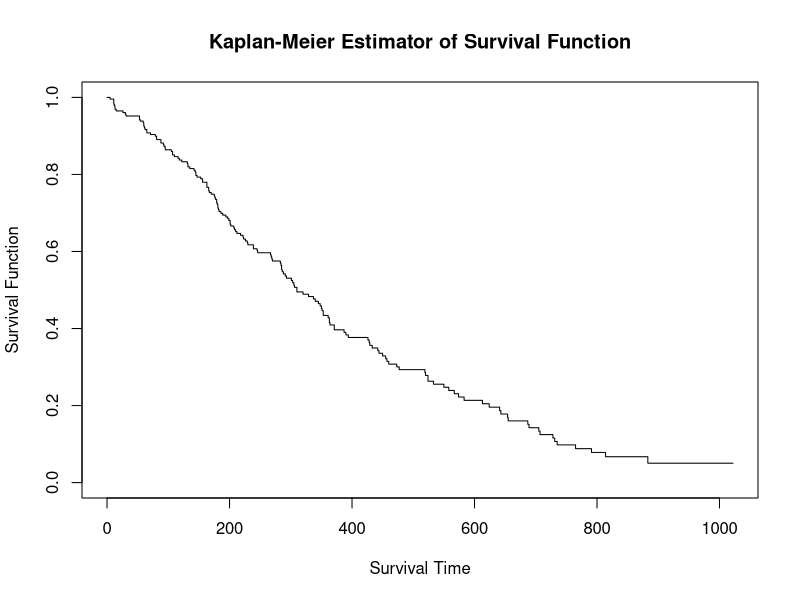
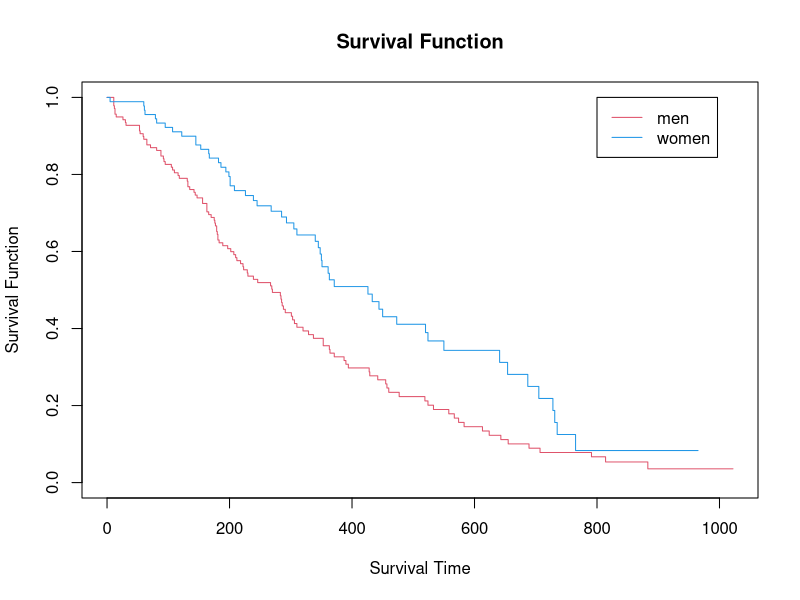

Write R code to recreate these figures, in order.
## ---- chunk 1
options(width = 100)

library(survival)

summary(lung)

mdl = survfit(Surv(time, status) ~ 1, data = lung)

plot(mdl, conf.int = FALSE,
     main="Kaplan-Meier Estimator of Survival Function",
     xlab="Survival Time",
     ylab="Survival Function")

summary(mdl)

mdl = survfit(Surv(time, status) ~ strata(sex), data = lung)

summary(mdl)

plot(mdl, conf.int = FALSE, col = c(2,4),
     main="Survival Function",
     xlab="Survival Time",
     ylab="Survival Function")

legend(800, 1, c("men", "women"), lty = c(1, 1), col = c(2, 4))


summary(survreg(Surv(time, status) ~ ph.ecog + age + strata(sex), lung))
